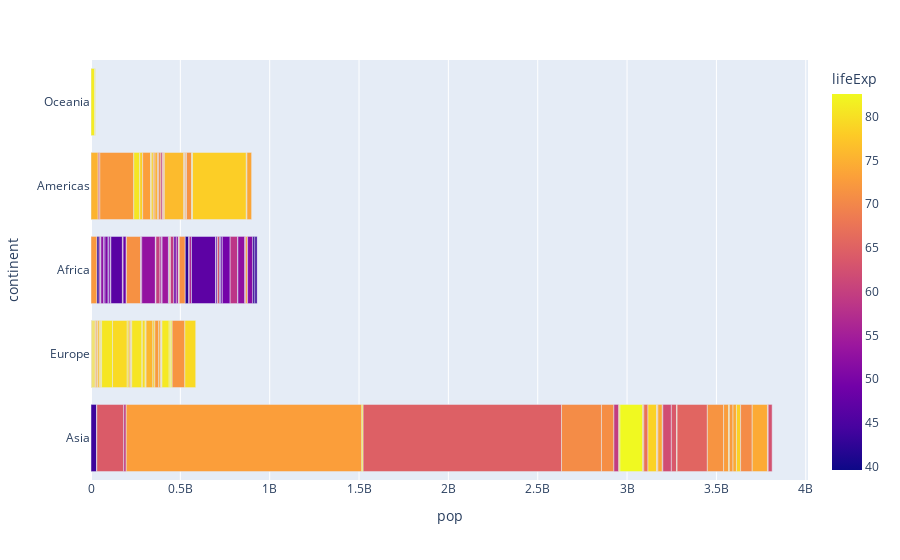

Here is the notebook cell this chart was saved with:
### Markdown cell above
### Bar chart and stacked bar chart 
https://en.wikipedia.org/wiki/Bar_chart

### Code cell
# stacked bar chart
px.bar(
    df, 
    x="pop", 
    y="continent", 
    color= "lifeExp", 
    hover_name="country"
)

### Figure 1 — Plotly figure (JSON) as saved in the notebook; plotly's stock layout.template omitted (floating-point values rounded to 4 significant figures; data arrays with more than 128 entries replaced by an {"elided": "..."} marker saying what was removed)
{"data": [{"hovertemplate": "<b>%{hovertext}</b><br><br>pop=%{x}<br>continent=%{y}<br>lifeExp=%{marker.color}<extra></extra>", "hovertext": {"elided": "142 str values"}, "legendgroup": "", "marker": {"color": {"elided": "142 float values"}, "coloraxis": "coloraxis", "pattern": {"shape": ""}}, "name": "", "orientation": "h", "showlegend": false, "textposition": "auto", "type": "bar", "x": {"elided": "142 int values"}, "xaxis": "x", "y": {"elided": "142 str values"}, "yaxis": "y"}], "layout": {"barmode": "relative", "coloraxis": {"colorbar": {"title": {"text": "lifeExp"}}, "colorscale": [[0, "#0d0887"], [0.1111, "#46039f"], [0.2222, "#7201a8"], [0.3333, "#9c179e"], [0.4444, "#bd3786"], [0.5556, "#d8576b"], [0.6667, "#ed7953"], [0.7778, "#fb9f3a"], [0.8889, "#fdca26"], [1, "#f0f921"]]}, "legend": {"tracegroupgap": 0}, "margin": {"t": 60}, "xaxis": {"anchor": "y", "domain": [0, 1], "title": {"text": "pop"}}, "yaxis": {"anchor": "x", "domain": [0, 1], "title": {"text": "continent"}}}}
